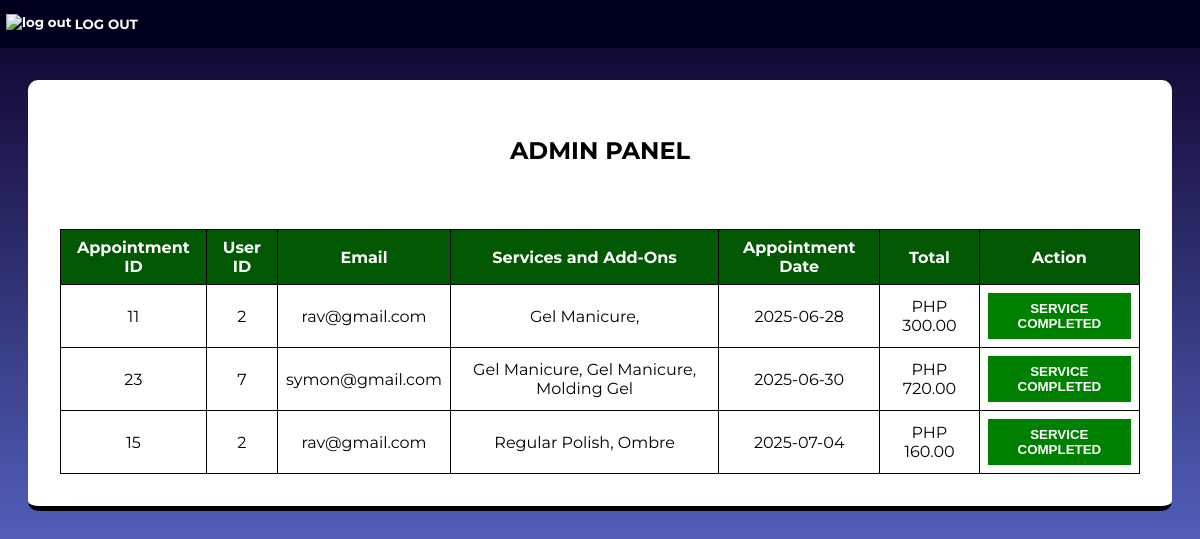
Page /PAGE/PAGE/adminPanel.php on the committed database.
### tables this page shows
CREATE TABLE `pixiedust_appointment_tbl` (
  `appointment_id` int(11) NOT NULL,
  `user_id` int(11) NOT NULL,
  `services` varchar(200) NOT NULL,
  `total_price` varchar(200) NOT NULL,
  `appointment_date` date NOT NULL,
  `created_at` datetime NOT NULL DEFAULT current_timestamp(),
  `admin_id` int(10) NOT NULL,
  `add_ons` varchar(200) NOT NULL
);

CREATE TABLE `pixiedust_user_tbl` (
  `user_id` int(200) NOT NULL,
  `username` varchar(100) NOT NULL,
  `email` varchar(100) NOT NULL,
  `password` varchar(100) NOT NULL,
  `firstname` varchar(100) NOT NULL,
  `middlename` varchar(100) NOT NULL,
  `lastname` varchar(100) NOT NULL,
  `phonenum` varchar(100) NOT NULL,
  `acc_created` datetime NOT NULL DEFAULT current_timestamp()
);

### PAGE/PAGE/adminPanel.php (the view, shortened to what this page needs)
<?php
include("../BACKEND/dbconnection.php");
$sql = "
    SELECT
        a.appointment_id,
        a.user_id,
        u.email,
        a.services,
        a.add_ons,
        a.appointment_date,
        a.total_price
    FROM pixiedust_appointment_tbl a
    JOIN pixiedust_user_tbl u ON a.user_id = u.user_id
    ORDER BY a.appointment_date ASC";
$result = $conn->query($sql);
?>
<!DOCTYPE html>
<html lang="en">
<head>
    <link rel="stylesheet" href="../CSS/adminPanel.css">
</head>
<body>
    <div class="header">
         <div class="container header-content">
                <button class="nav-button" onclick="window.location.href='../BACKEND/logout.php'">
                    <img src="../ASSETS/icons/log-out-icon-white.png" alt="log out" >
                    LOG OUT
                </button>
            </div>
        </div>
   <div class="container admin-panel">
        <div class="admin-panel-title">
            <p>ADMIN PANEL</p>
        </div>
        <table class="admin-panel-table">
            <thead>
                <tr>
                    <th>Appointment ID</th>
                    <th>User ID</th>
                    <th>Email</th>
                    <th>Services and Add-Ons</th>
                    <th>Appointment Date</th>
                    <th>Total</th>
                    <th>Action</th>
                </tr>
            </thead>
            <tbody>
                <?php if ($result->num_rows > 0): ?>
                    <?php while ($row = $result->fetch_assoc()): ?>
                        <tr>
                            <td name="appointment_id"><?= htmlspecialchars($row['appointment_id']) ?></td>
                            <td><?= htmlspecialchars($row['user_id']) ?></td>
                            <td><?= htmlspecialchars($row['email']) ?></td>
                            <td><?= htmlspecialchars($row['services'] . ', ' . $row['add_ons']) ?></td>
                            <td><?= htmlspecialchars($row['appointment_date']) ?></td>
                            <td><?= htmlspecialchars($row['total_price']) ?></td>
                            <td>
                           <form action="../BACKEND/admin_Auth.php" method="POST">
                                <button type="submit" id="completed-button">SERVICE COMPLETED</button>
                            </form>
                            </td>
                        </tr>
                    <?php endwhile; ?>
                <?php else: ?>
                    <tr>
                        <td colspan="7" style="text-align:center;">No appointments found</td>
                    </tr>
                <?php endif; ?>
            </tbody>
        </table>
   </div>
</body>
</html>

### CSS/CSS/adminPanel.css (style rules this page uses)
body { padding: 0; margin: 0; min-height: 100vh; background-image: linear-gradient(#0c0029, #738dff); background-size: cover; background-repeat: no-repeat; display: flex; justify-content: center; font-family: var(--font-style-heading); }
@media (min-width: 1024px) { .admin-panel { margin: 5rem 0 0 0; padding: 0; background-color: white; max-width: 90vw; padding: 2rem; border-radius: 10px; border-bottom: 5px solid black; height: fit-content; } }
@media (min-width: 1024px) { .admin-panel-title { text-align: center; font-size: 1.5rem; font-weight: bolder; } }
@media (min-width: 1024px) { .admin-panel-table { border: green solid 1px; margin-top: 4rem; width: 100%; border-collapse: collapse; border: 1px solid black; } }
@media (min-width: 1024px) { .admin-panel-table th { background-color: rgb(3, 89, 3); color: white; } }
@media (min-width: 1024px) { .admin-panel-table th, .admin-panel-table td { padding: .5rem; text-align: center; border: 1px solid black; } }
.header { background-color: rgb(0, 0, 30); width: 100%; position: fixed; top: 0; left: 0; z-index: 1000; }
.header-content { padding: 0; width: 100%; display: flex; justify-content: start; align-items: center; padding: .5rem 0 .5rem 0; }
.nav-button { display: flex; align-items: center; justify-content: center; gap: .2rem; width: auto; height: 2rem; text-wrap: nowrap; background: none; border: none; color: white; font-family: var(--font-style-heading); font-weight: bold; cursor: pointer; transition: all 0.3s ease; }
.nav-button img { width: 70%; height: 70%; object-fit: contain; }
#completed-button { padding: .5rem; background-color:green; color: white; border:none; font-weight:bolder; cursor: pointer; transition: transform 0.2s ease-in-out; }

### CSS/CSS/utility.css (style rules this page uses)
:root { --font-style-heading : 'Montserrat', sans-serif; --font-style-text : 'Open Sans', sans-serif; --color-primary-1 : rgb(68, 0, 47); --color-primary-1-header : rgb(73, 12, 34); --color-primary-2 : #663300; --color-primary-3 : #993300; --color-primary-4 : #ffd47f; --color-primary-5 : rgb(255, 222, 227); --color-secondary-1 : #000000; --color-secondary-2 : rgb(9, 32, 44); --color-secondary-3 : rgb(68, 0, 47); --color-secondary-4 : #41004a; --color-secondary-5 : rgba(255, 204, 102, 0.25); --color-error : #ff1c1c; }
.container { width: 100%; margin-left: auto; margin-right: auto; padding-left: 0.5rem; padding-right: 0.5rem; }

### rows in the picture
pixiedust_appointment_tbl: appointment_id "11", user "2", user.email "rav@gmail.com", services+add_ons "Gel Manicure,", appointment_date "2025-06-28", total_price "PHP 300.00"
pixiedust_appointment_tbl: appointment_id "23", user "7", user.email "symon@gmail.com", services+add_ons "Gel Manicure, Gel Manicure, Molding Gel", appointment_date "2025-06-30", total_price "PHP 720.00"
pixiedust_appointment_tbl: appointment_id "15", user "2", user.email "rav@gmail.com", services+add_ons "Regular Polish, Ombre", appointment_date "2025-07-04", total_price "PHP 160.00"
